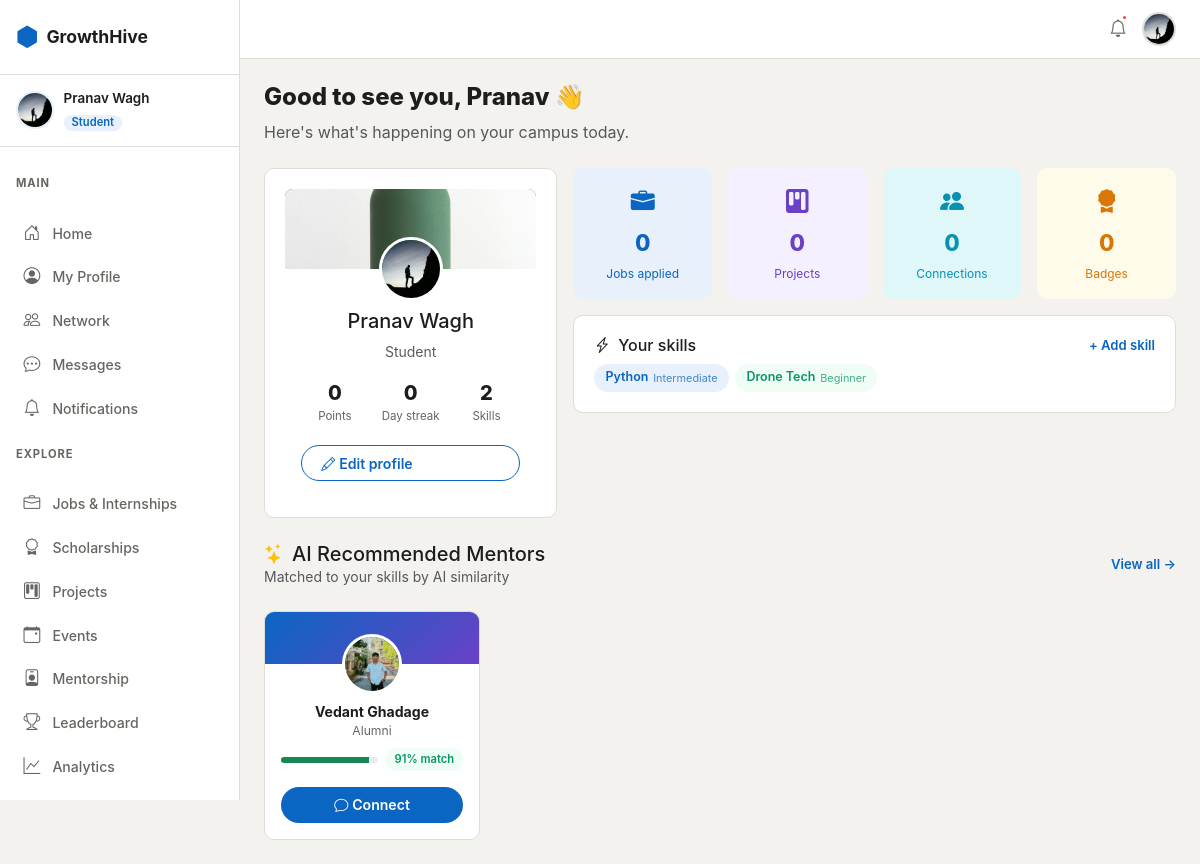
Page /accounts/dashboard/ (signed in) on the committed database.
### apps/accounts/models.py (models this page shows, shortened)
class User(AbstractUser):
    class Role(models.TextChoices):
        STUDENT = 'student', 'Student'
        ALUMNI  = 'alumni',  'Alumni'
        TEACHER = 'teacher', 'Teacher'
    username   = None
    email      = models.EmailField(unique=True)
    first_name = models.CharField(max_length=50)
    last_name  = models.CharField(max_length=50)
    role = models.CharField(max_length=20, choices=Role.choices, default=Role.STUDENT)
    department = models.CharField(
        max_length=20,
        choices=DEPARTMENT_CHOICES,
        blank=True,
        default='',
    )
    is_email_verified = models.BooleanField(default=False)
    created_at = models.DateTimeField(auto_now_add=True)
    updated_at = models.DateTimeField(auto_now=True)
    USERNAME_FIELD  = 'email'
    REQUIRED_FIELDS = ['first_name', 'last_name']
    objects = UserManager()
    def get_full_name(self):
        return f'{self.first_name} {self.last_name}'.strip()
    @property
    def is_student(self):
        return self.role == self.Role.STUDENT

class Profile(models.Model):
    user = models.OneToOneField(User, on_delete=models.CASCADE, related_name='profile')
    bio    = models.TextField(max_length=500, blank=True)
    avatar = models.ImageField(upload_to='avatars/', blank=True, null=True)
    banner = models.ImageField(upload_to='banners/', blank=True, null=True)
    graduation_year = models.PositiveIntegerField(null=True, blank=True)
    current_year    = models.PositiveSmallIntegerField(null=True, blank=True)
    current_working_company = models.CharField(max_length=200, blank=True)
    working_domain          = models.CharField(max_length=200, blank=True)
    github_url   = models.URLField(blank=True)
    linkedin_url = models.URLField(blank=True)
    website      = models.URLField(blank=True)
    location     = models.CharField(max_length=100, blank=True)
    skills = models.ManyToManyField('Skill', through='UserSkill', blank=True)
    resume = models.FileField(upload_to='resumes/', blank=True, null=True)
    points      = models.PositiveIntegerField(default=0)
    streak_days = models.PositiveIntegerField(default=0)
    last_active = models.DateField(null=True, blank=True)
    is_open_to_work   = models.BooleanField(default=False)
    is_open_to_mentor = models.BooleanField(default=False)
    skill_embedding     = models.JSONField(null=True, blank=True)
    embedding_updated_at = models.DateTimeField(null=True, blank=True)
    created_at = models.DateTimeField(auto_now_add=True)
    updated_at = models.DateTimeField(auto_now=True)
    def get_avatar_url(self):
        if self.avatar:
            return self.avatar.url
        return '/static/images/default-avatar.png'

class UserSkill(models.Model):
    class Level(models.TextChoices):
        BEGINNER     = 'beginner',     'Beginner'
        INTERMEDIATE = 'intermediate', 'Intermediate'
        ADVANCED     = 'advanced',     'Advanced'
        EXPERT       = 'expert',       'Expert'
    profile = models.ForeignKey(Profile, on_delete=models.CASCADE, related_name='profile_skills')
    skill   = models.ForeignKey(Skill, on_delete=models.CASCADE)
    level   = models.CharField(max_length=20, choices=Level.choices, default=Level.BEGINNER)
    class Meta:
        unique_together = ('profile', 'skill')

class Skill(models.Model):
    name = models.CharField(max_length=100, unique=True)
    slug = models.SlugField(unique=True, blank=True)
    class Meta:
        ordering = ['name']

### apps/accounts/views.py (the view)
# urls.py: path('dashboard/',      views.dashboard_view,  name='dashboard'),
@login_required
@verified_required
def dashboard_view(request):
    profile = request.user.profile
    user_skills = profile.profile_skills.select_related('skill')
    ai_mentors = []
    if request.user.is_student:
        try:
            from apps.mentorship.ai_matching import get_top_mentors
            ai_mentors = get_top_mentors(profile, limit=3)
        except Exception:
            pass  # Never crash the dashboard if AI matching fails
    return render(request, 'accounts/dashboard.html', {
        'profile':    profile,
        'user_skills':     user_skills,
        'ai_mentors': ai_mentors,
    })

### apps/mentorship/ai_matching.py (called while the page is built)
def cosine_similarity(v1: list[float], v2: list[float]) -> float:
    if not v1 or not v2 or len(v1) != len(v2):
        return 0.0
    dot   = sum(a * b for a, b in zip(v1, v2))
    norm1 = math.sqrt(sum(a * a for a in v1))
    norm2 = math.sqrt(sum(b * b for b in v2))
    if norm1 == 0 or norm2 == 0:
        return 0.0
    return dot / (norm1 * norm2)

### apps/mentorship/models.py (called while the page is built)
    def expertise_list(self):
        return [e.strip() for e in self.expertise.split(',') if e.strip()]

### templates/accounts/dashboard.html (shortened to what this page needs)
{% extends 'base.html' %}
{% block content %}
<div class="gh-page-header">
  <h1>Good to see you, {{ user.first_name }} 👋</h1>
  <p class="text-muted">Here's what's happening on your campus today.</p>
</div>
<div class="row g-3">
  <div class="col-12 col-lg-4">
    <div class="gh-card">
      <div class="gh-card-profile-banner">
        {% if profile.banner %}
          <img src="{{ profile.banner.url }}" alt="banner"/>
        {% endif %}
      </div>
      <div class="gh-card-profile-body">
        <img src="{{ user.profile.get_avatar_url }}" class="gh-card-avatar" alt="avatar"/>
        <h5>{{ user.get_full_name }}</h5>
        <p class="text-muted small">{{ user.get_role_display }}
        </p>
        <div class="gh-stats-row">
          <div class="gh-stat">
            <span class="gh-stat-val">{{ profile.points }}</span>
            <span class="gh-stat-label">Points</span>
          </div>
          <div class="gh-stat">
            <span class="gh-stat-val">{{ profile.streak_days }}</span>
            <span class="gh-stat-label">Day streak</span>
          </div>
          <div class="gh-stat">
            <span class="gh-stat-val">{{ user_skills.count }}</span>
            <span class="gh-stat-label">Skills</span>
          </div>
        </div>
        <a href="{% url 'accounts:edit_profile' %}" class="btn gh-btn-outline w-100 mt-2">
          <i class="bi bi-pencil me-1"></i> Edit profile
        </a>
      </div>
    </div>
  </div>
  <div class="col-12 col-lg-8">
    <div class="row g-3 mb-3">
      <div class="col-6 col-md-3">
        <div class="gh-stat-card gh-stat-blue">
          <i class="bi bi-briefcase-fill"></i>
          <span class="val">0</span>
          <span class="lbl">Jobs applied</span>
        </div>
      </div>
      <div class="col-6 col-md-3">
        <div class="gh-stat-card gh-stat-purple">
          <i class="bi bi-kanban-fill"></i>
          <span class="val">0</span>
          <span class="lbl">Projects</span>
        </div>
      </div>
      <div class="col-6 col-md-3">
        <div class="gh-stat-card gh-stat-teal">
          <i class="bi bi-people-fill"></i>
          <span class="val">0</span>
          <span class="lbl">Connections</span>
        </div>
      </div>
      <div class="col-6 col-md-3">
        <div class="gh-stat-card gh-stat-amber">
          <i class="bi bi-award-fill"></i>
          <span class="val">0</span>
          <span class="lbl">Badges</span>
        </div>
      </div>
    </div>
    <div class="gh-card">
      <div class="gh-card-header-row">
        <h6 class="mb-0"><i class="bi bi-lightning-charge me-2"></i>Your skills</h6>
        <a href="{% url 'accounts:edit_profile' %}" class="gh-link-sm">+ Add skill</a>
      </div>
      <div class="gh-skills-wrap mt-2">
        {% for us in user_skills %}
        <span class="gh-skill-badge gh-skill-{{ us.level }}">
          {{ us.skill.name }}
          <small>{{ us.get_level_display }}</small>
        </span>
        {% empty %}
        <p class="text-muted small mb-0">No skills added yet. <a href="{% url 'accounts:edit_profile' %}">Add some!</a></p>
        {% endfor %}
      </div>
    </div>
  </div>
</div>
{% if user.is_student and ai_mentors %}
<div class="gh-page-header mt-4 d-flex align-items-center justify-content-between">
  <div>
    <h5 class="mb-0"><i class="bi bi-stars me-2 text-warning"></i>AI Recommended Mentors</h5>
    <p class="text-muted small mb-0">Matched to your skills by AI similarity</p>
  </div>
  <a href="{% url 'mentorship:ai_matches' %}" class="gh-link-sm">View all &rarr;</a>
</div>
<div class="gh-people-grid">
  {% for m in ai_mentors %}
  <div class="gh-people-card">
    <div class="gh-people-card-body">
      <a href="{% url 'mentorship:detail' m.user.pk %}">
        <img src="{{ m.user.profile.get_avatar_url }}" class="gh-people-avatar" alt=""/>
      </a>
      <a href="{% url 'mentorship:detail' m.user.pk %}" class="gh-people-name">{{ m.user.get_full_name }}</a>
      <span class="gh-people-role">{{ m.user.get_role_display }}</span>
      <div class="my-2">
        <div class="d-flex align-items-center gap-2">
          <div class="progress flex-grow-1" style="height:6px;">
            <div class="progress-bar bg-success" style="width:{{ m.score }}%;"></div>
          </div>
          <span class="gh-tag gh-tag-green" style="font-size:.7rem;">{{ m.score }}% match</span>
        </div>
      </div>
      <a href="{% url 'chat:create_dm' m.user.pk %}" class="btn gh-btn-primary w-100 mt-2 btn-sm">
        <i class="bi bi-chat me-1"></i>Connect
      </a>
    </div>
  </div>
  {% endfor %}
</div>
{% endif %}
{% endblock %}

### templates/base.html (shortened to what this page needs)
{% load static %}
<!DOCTYPE html>
<html lang="en" data-theme="light">
<head>
  <link rel="stylesheet" href="https://cdn.jsdelivr.net/npm/bootstrap@5.3.3/dist/css/bootstrap.min.css" />
  <link rel="stylesheet" href="https://cdn.jsdelivr.net/npm/bootstrap-icons@1.11.3/font/bootstrap-icons.min.css" />
  <link rel="stylesheet" href="{% static 'css/main.css' %}" />
</head>
<body>
  {% if user.is_authenticated %}
  <div class="gh-wrapper">
    <aside class="gh-sidebar" id="sidebar">
      <div class="gh-sidebar-logo">
        <a href="{% url 'accounts:dashboard' %}" class="gh-logo-link">
          <span class="gh-logo-icon"><i class="bi bi-hexagon-fill"></i></span>
          <span class="gh-logo-text">GrowthHive</span>
        </a>
      </div>
      <div class="gh-sidebar-user">
        <img src="{{ user.profile.get_avatar_url }}" class="gh-sidebar-avatar" alt="avatar" />
        <div class="gh-sidebar-user-info">
          <span class="gh-sidebar-name">{{ user.first_name }} {{ user.last_name }}</span>
          <span class="gh-sidebar-role badge">{{ user.get_role_display }}</span>
        </div>
      </div>
      <nav class="gh-nav">
        <p class="gh-nav-section">Main</p>
        <a href="{% url 'social:feed' %}"
          class="gh-nav-link {% if 'social' in request.resolver_match.app_name %}active{% endif %}">
          <i class="bi bi-house-door"></i><span>Home</span>
        </a>
        <a href="{% url 'accounts:profile' %}"
          class="gh-nav-link {% if request.resolver_match.url_name == 'profile' %}active{% endif %}">
          <i class="bi bi-person-circle"></i><span>My Profile</span>
        </a>
        <a href="{% url 'connections:network' %}"
          class="gh-nav-link {% if 'connections' in request.resolver_match.app_name %}active{% endif %}">
          <i class="bi bi-people"></i><span>Network</span>
        </a>
        <a href="{% url 'chat:inbox' %}"
          class="gh-nav-link {% if 'chat' in request.resolver_match.app_name %}active{% endif %}">
          <i class="bi bi-chat-dots"></i><span>Messages</span>
        </a>
        <a href="{% url 'notifications:list' %}"
          class="gh-nav-link {% if 'notifications' in request.resolver_match.app_name %}active{% endif %}">
          <i class="bi bi-bell"></i><span>Notifications</span>
        </a>
        <p class="gh-nav-section">Explore</p>
        <a href="{% url 'jobs:list' %}"
          class="gh-nav-link {% if 'jobs' in request.resolver_match.app_name %}active{% endif %}">
          <i class="bi bi-briefcase"></i><span>Jobs & Internships</span>
        </a>
        <a href="{% url 'scholarships:list' %}"
          class="gh-nav-link {% if 'scholarships' in request.resolver_match.app_name %}active{% endif %}">
          <i class="bi bi-award"></i><span>Scholarships</span>
        </a>
        <a href="{% url 'projects:list' %}"
          class="gh-nav-link {% if 'projects' in request.resolver_match.app_name %}active{% endif %}">
          <i class="bi bi-kanban"></i><span>Projects</span>
        </a>
        <a href="{% url 'events:list' %}"
          class="gh-nav-link {% if 'events' in request.resolver_match.app_name %}active{% endif %}">
          <i class="bi bi-calendar-event"></i><span>Events</span>
        </a>
        <a href="{% url 'mentorship:list' %}"
          class="gh-nav-link {% if 'mentorship' in request.resolver_match.app_name %}active{% endif %}">
          <i class="bi bi-person-badge"></i><span>Mentorship</span>
        </a>
        <a href="{% url 'gamification:leaderboard' %}"
          class="gh-nav-link {% if 'gamification' in request.resolver_match.app_name %}active{% endif %}">
          <i class="bi bi-trophy"></i><span>Leaderboard</span>
        </a>
        <a href="{% url 'analytics:dashboard' %}"
          class="gh-nav-link {% if 'analytics' in request.resolver_match.app_name %}active{% endif %}">
          <i class="bi bi-graph-up"></i><span>Analytics</span>
        </a>
        {% if user.is_student %}
        <p class="gh-nav-section">Students</p>
        {% endif %}
      </nav>
    </aside>
    <main class="gh-main">
      <div class="gh-topbar">
        <div class="gh-topbar-actions">
          <a href="{% url 'notifications:list' %}" class="gh-icon-btn" id="notifBtn" title="Notifications">
            <i class="bi bi-bell"></i>
            <span class="gh-notif-dot"></span>
          </a>
          <a href="{% url 'accounts:profile' %}" class="gh-topbar-avatar">
            <img src="{{ user.profile.get_avatar_url }}" alt="avatar" />
          </a>
        </div>
      </div>
      <div class="gh-content">
        {% block content %}{% endblock %}
      </div>
    </main>
  </div>
  {% endif %}
</body>
</html>

### rows in the picture
User: profile.get_avatar_url (picture), first_name "Pranav", last_name "Wagh", role "Student", get_full_name "Pranav Wagh"
Profile: banner (picture), points "0", streak_days "0"
UserSkill: skill.name "Python", level "Intermediate"
UserSkill: skill.name "Drone Tech", level "Beginner"
User: user.profile.get_avatar_url (picture), user.get_full_name "Vedant Ghadage", user.role "Alumni", score "91"

### other values in the picture
{{ user_skills.count }} "2"
